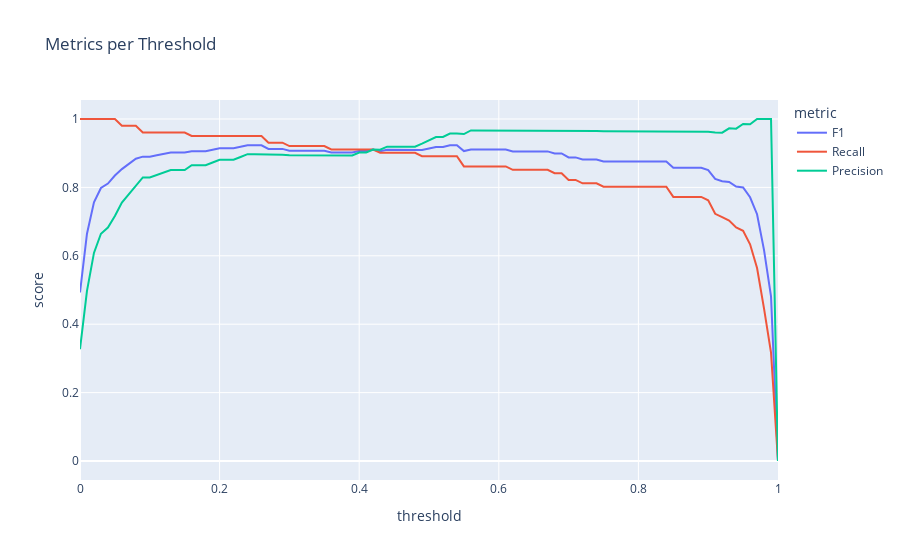

Notebook code cell kept with this figure:
### Markdown cell above
## Threshold Analysis & Evaluation

### Code cell
thresholds = np.arange(0, 1.01, 0.01)

rcs, prs, f1s = evaluate_thresholds(thresholds, y_test, test_preds, plot=True)
